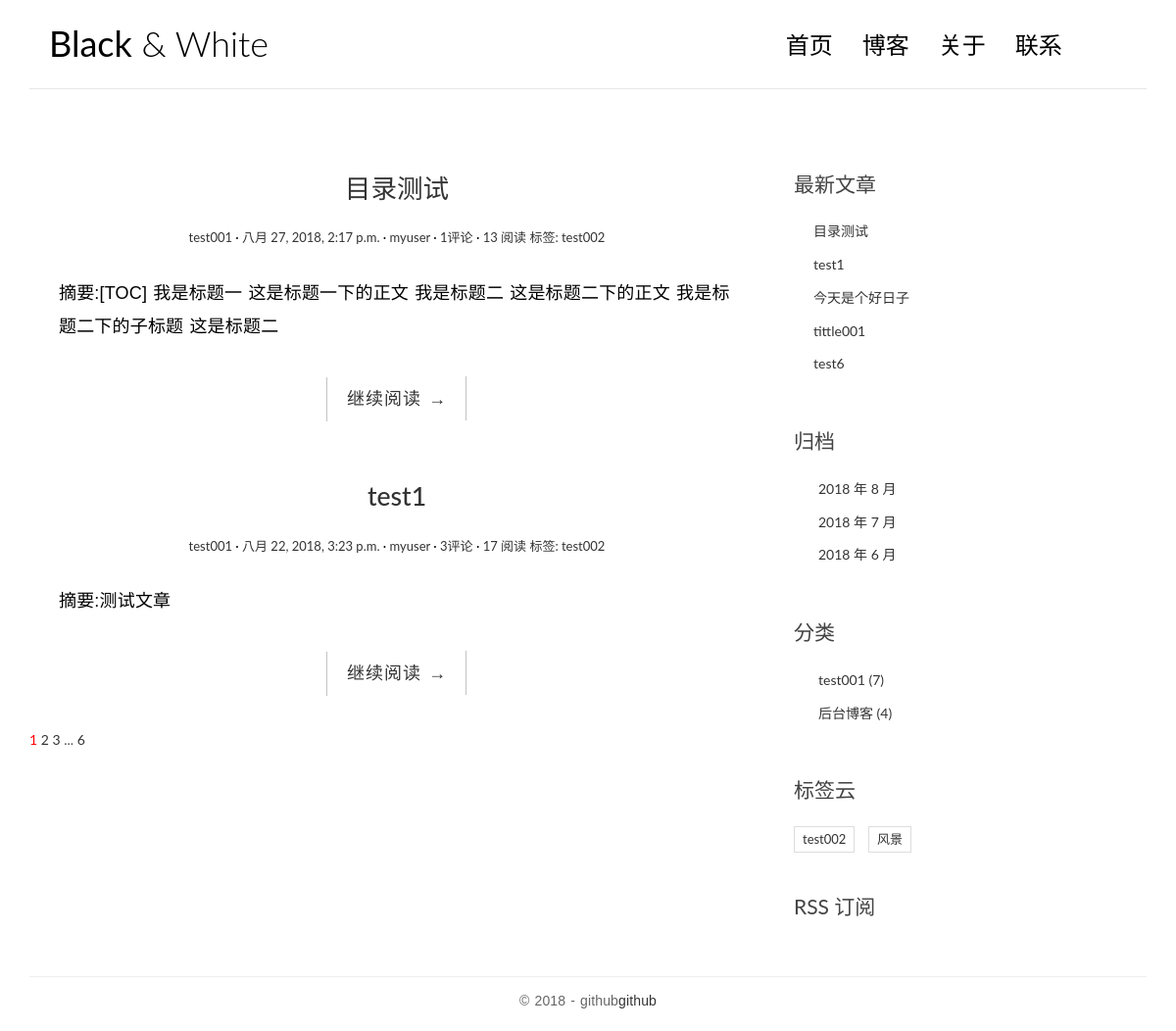
Before: / with the older database file.
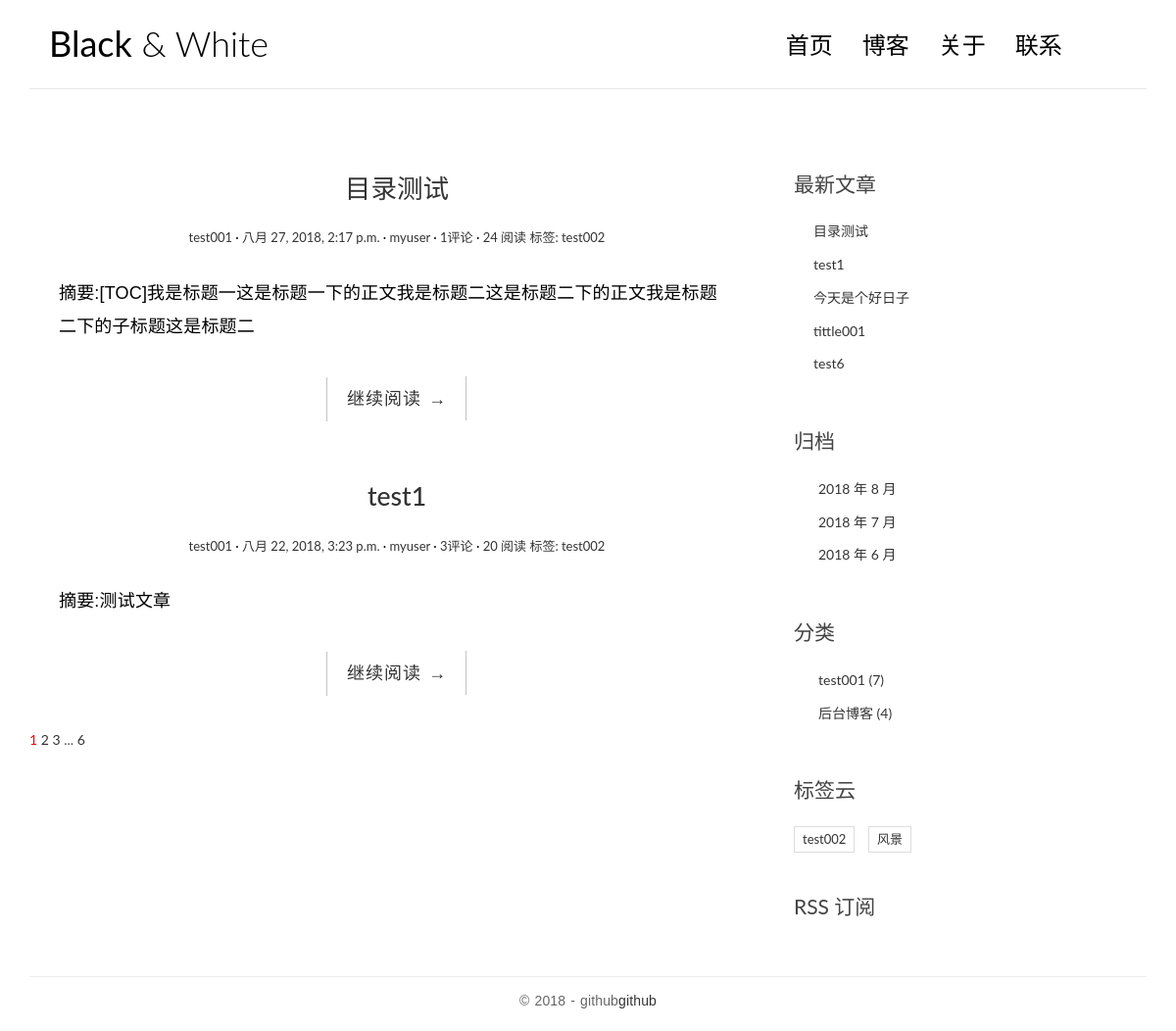
After: the same page with the newer database file.
### blog/models.py (models this page shows, shortened)
@python_2_unicode_compatible
class Post(models.Model):
    title =models.CharField(max_length=70)
    body =models.TextField()
    created_time =models.DateTimeField()
    modified_time =models.DateTimeField()
    excerpt =models.CharField(max_length=200,blank=True)
    category =models.ForeignKey(Category)
    tags =models.ManyToManyField(Tag,blank=True)
    author =models.ForeignKey(User)
    views = models.PositiveIntegerField(default=0)
    class Meta:
        ordering = ['-created_time']
    """ 1.reverse的'blog:detail'对应blog应用下的name='detail'的方法(对应urls.py的name)
        2.reverse()方法会去解析'blog:detail'的url,解析规则是根据urls.py里的正则.
        3.根据正则规则,解析结果为post/255/,这样Post自己就生成了自己的url
        4.kwargs表示按照关键字传值将多余的传值用字典形式呈现
    """
    def get_absolute_url(self):
        return reverse('blog:detail', kwargs={'pk': self.pk})
    """或者可用模板过滤器(filter)
    例如:<p> {{ post.body|truncatechars:54 }} </p>
    # 将会显示文章内容的前54个字节,若文章前54字节包含html标签,仍将作为摘要会显示
    """

@python_2_unicode_compatible
class Category(models.Model):
    name = models.CharField(max_length=100)

@python_2_unicode_compatible
class Tag(models.Model):
    name =models.CharField(max_length=100)

### blog/views.py (the view, shortened to what this page needs)
# urls.py: url(r'^$',views.IndexView.as_view(),name='index'),
class IndexView(ListView):
    model = Post
    template_name = 'blog/index.html'
    context_object_name = 'post_list'
    paginate_by = 2
    def get_queryset(self):
        return super(IndexView,self).get_queryset().order_by('-created_time')
    def get_context_data(self, **kwargs):
        context = super().get_context_data(**kwargs)
        paginator = context.get('paginator')
        page = context.get('page_obj')
        is_paginated = context.get('is_paginated')
        pagination_data = self.pagination_data(paginator, page, is_paginated)
        context.update(pagination_data)
        return context
    def pagination_data(self, paginator, page, is_paginated):
        if not is_paginated:
            return {}
        left = []
        right = []
        left_has_more = False
        right_has_more = False
        first = False
        last = False
        page_number = page.number
        total_pages = paginator.num_pages
        page_range = paginator.page_range
        if page_number == 1:
            right = page_range[page_number:page_number + 2]
            if right[-1] < total_pages - 1:
                right_has_more = True
            if right[-1] < total_pages:
                last = True
        elif page_number == total_pages:
            left = page_range[(page_number - 3) if (page_number - 3) > 0 else 0:page_number - 1]
            if left[0] > 2:
                left_has_more = True
            if left[0] > 1:
                first = True
        data = {
            'left': left,
            'right': right,
            'left_has_more': left_has_more,
            'right_has_more': right_has_more,
            'first': first,
            'last': last,
        }
        return data

### blog/templatetags/blog_tags.py (called while the page is built)
@register.simple_tag()
def get_recent_posts(num=5):
    return Post.objects.all().order_by('-created_time')[:num]

@register.simple_tag
def archives():
    return Post.objects.dates('created_time','month',order='DESC')

@register.simple_tag
def get_categories():
    return Category.objects.annotate(num_posts=Count('post')).filter(num_posts__gt=0)

@register.simple_tag
def get_tags():
    return Tag.objects.annotate(num_posts=Count('post')).filter(num_posts__gt=0)

### templates/blog/index.html (shortened to what this page needs)
{% extends 'base.html' %}
{% block main %}
    {% for post in post_list %}
        <article class="post post-{{ post.pk }}">
            <header class="entry-header">
                <h1 class="entry-title">
                    <a href="{{ post.get_absolute_url }}">{{ post.title }}</a>
                </h1>
                <div class="entry-meta">
                    <span class="post-category"><a href="#">{{ post.category.name }}</a></span>
                    <span class="post-date"><a href="#"><time class="entry-date"
                                                              datetime="{{ post.created_time }}">{{ post.created_time }}</time></a></span>
                    <span class="post-author"><a href="#">{{ post.author }}</a></span>
                    <span class="comments-link"><a href="#">{{ post.comment_set.count }}评论</a></span>
                    <span class="views-count"><a href="#">{{ post.views }} 阅读</a></span>
                    <span class="views-count">
                                <a href="#">标签:
                                    {% for tag in post.tags.all %}
                                        {{ tag.name }}
                                    {% endfor %}
                                </a>
                            </span>
                </div>
            </header>
            <div class="entry-content clearfix">
                <p>摘要:{{ post.excerpt }}</p>
                <div class="read-more cl-effect-14">
                    <a href="{{ post.get_absolute_url }}" class="more-link">继续阅读 <span class="meta-nav">→</span></a>
                </div>
            </div>
        </article>
    {% empty %}
        <div class="no-post">暂时还没有发布的文章!</div>
    {% endfor %}
    {% if is_paginated %}
        <div class="pagination">
            <a href="?page={{ page_obj.number }}" style="color: red">{{ page_obj.number }}</a>
            {% if right %}
                {% for i in right %}
                    <a href="?page={{ i }}">{{ i }}</a>
                {% endfor %}
                {% if right_has_more %}
                    <span>...</span>
                {% endif %}
            {% endif %}
            {% if last %}
                <a href="?page={{ paginator.num_pages }}">{{ paginator.num_pages }}</a>
            {% endif %}
        </div>
    {% endif %}
{% endblock main %}

### templates/base.html (shortened to what this page needs)
{% load staticfiles %}
{% load blog_tags %}
<!DOCTYPE html>
<html>
<head>
    <link rel="stylesheet" href="http://code.ionicframework.com/ionicons/2.0.1/css/ionicons.min.css">
    <link rel="stylesheet" href="{% static 'blog/css/bootstrap.min.css' %}">
    <link rel="stylesheet" href="{% static 'blog/css/pace.css' %}">
    <link rel="stylesheet" href="{% static 'blog/css/custom.css' %}">
    <link rel="stylesheet" href="{% static 'blog/css/highlights/github.css' %}">
</head>
<body>
<div class="container">
    <header id="site-header">
        <div class="row">
            <div class="col-md-4 col-sm-5 col-xs-8">
                <div class="logo">
                    <h1><a href="{% url 'blog:index' %}"><b>Black</b> &amp; White</a></h1>
                </div>
            </div>
            <div class="col-md-8 col-sm-7 col-xs-4">
                <nav class="main-nav" role="navigation">
                    <div class="collapse navbar-collapse" id="bs-example-navbar-collapse-1">
                        <ul class="nav navbar-nav navbar-right">
                            <li class="cl-effect-11"><a href="{% url 'blog:index' %}" data-hover="首页">首页</a></li>
                            <li class="cl-effect-11"><a href="{% url 'blog:index' %}" data-hover="博客">博客</a></li>
                            <li class="cl-effect-11"><a href="{% url 'blog:index' %}" data-hover="关于">关于</a></li>
                            <li class="cl-effect-11"><a href="{% url 'blog:index' %}" data-hover="联系">联系</a></li>
                        </ul>
                    </div>
                </nav>
            </div>
        </div>
    </header>
</div>
<div class="content-body">
    <div class="container">
        <div class="row">
            <main class="col-md-8">
                {% block main %}
                {% endblock main %}
            </main>
            <aside class="col-md-4">
                <div class="widget widget-recent-posts">
                    <h3 class="widget-title">最新文章</h3>
                    {% get_recent_posts as recent_post_list %}
                    <ul>
                        {% for post in recent_post_list %}
                            <li>
                                <a href="{{ post.get_absolute_url }}">{{ post.title }}</a>
                            </li>
                        {% empty %}
                            暂无文章！
                        {% endfor %}
                    </ul>
                </div>
                <div class="widget widget-archives">
                    <h3 class="widget-title">归档</h3>
                    {% archives as date_list %}
                    <ul>
                        {% for date in date_list %}
                            <li>
                                <a href="{% url 'blog:archives' date.year date.month %}">
                                    {{ date.year }} 年 {{ date.month }} 月
                                </a>
                            </li>
                        {% empty %}
                            暂无归档！
                        {% endfor %}
                    </ul>
                </div>
                <div class="widget widget-category">
                    <h3 class="widget-title">分类</h3>
                    {% get_categories as category_list %}
                    <ul>
                        {% for category in category_list %}
                            <li>
                                <a href="{% url 'blog:category' category.pk %}">
                                    {{ category.name }} <span class="post-count">({{ category.num_posts }})</span>
                                </a>
                            </li>
                        {% empty %}
                            暂无分类！
                        {% endfor %}
                    </ul>
                </div>
               <div class="widget widget-tag-cloud">
                   <h3 class="widget-title">标签云</h3>
                   {% get_tags as tag_list %}
                   <ul>
                     {% for tag in tag_list %}
                     <li>
                       <a href="{% url 'blog:tag' tag.pk %}">{{ tag.name }}</a>
                     </li>
                     {% empty %}
                     暂无标签！
                     {% endfor %}
                   </ul>
                </div>
                <div class="rss">
                    <a href="{% url 'rss' %}"> RSS 订阅</a>
                </div>
            </aside>
        </div>
    </div>
</div>
<footer id="site-footer">
    <div class="container">
        <div class="row">
            <div class="col-md-12">
                <p class="copyright">&copy 2018 - github<a href="http://www.github.com/"
                                                        target="_blank" title="github">github</a>
                </p>
            </div>
        </div>
    </div>
</footer>
</body>
</html>

### blog/static/blog/css/custom.css (style rules this page uses)
* { outline: none; }
h1, h2, h3, h4, h5, h6 { margin-top: 0; }
b { font-weight: 400; }
a { color: #333; }
body { color: #444; font-family: 'Lato', sans-serif; }
p { font-family: 'Ubuntu', sans-serif; font-weight: 400; word-spacing: 1px; letter-spacing: 0.01em; }
#site-header { background-color: #FFF; padding: 25px 20px; margin-bottom: 40px; border-bottom: 1px solid #e7e7e7; }
.logo h1 a { color: #000; }
.logo h1 { margin: 0; font-family: 'Lato', sans-serif; font-weight: 300; }
.main-nav { margin-top: 11px; max-width: 95%; }
.main-nav a { color: #000000 !important; padding: 0 0 5px 0 !important; margin-right: 30px; font-family: 'Lato', sans-serif; font-weight: 300; font-size: 24px; }
.cl-effect-11 a { padding: 10px 0; color: #0972b4; text-shadow: none; }
.cl-effect-11 a::before { position: absolute; top: 0; left: 0; overflow: hidden; padding: 0 0 5px 0 !important; max-width: 0; border-bottom: 1px solid #000; color: #000; content: attr(data-hover); white-space: nowrap; -webkit-transition: max-width 0.5s; -moz-transition: max-width 0.5s; transition: max-width 0.5s; }
.content-body { padding-bottom: 4em; }
.post { background: #fff; padding: 30px 30px 0; }
.entry-title { text-align: center; font-size: 1.9em; margin-bottom: 20px; line-height: 1.6; padding: 10px 20px 0; }
.entry-meta { text-align: center; color: #DDDDDD; font-size: 13px; margin-bottom: 30px; }
.entry-content { font-size: 18px; line-height: 1.9; font-weight: 300; color: #000; }
.post-category::after, .post-date::after, .post-author::after, .comments-link::after { content: ' ·'; color: #000; }
.read-more { font-family: 'Ubuntu', sans-serif; font-weight: 400; word-spacing: 1px; letter-spacing: 0.01em; text-align: center; margin-top: 20px; }
.cl-effect-14 a { padding: 0 20px; height: 45px; line-height: 45px; position: relative; display: inline-block; margin: 15px 25px; letter-spacing: 1px; font-weight: 400; text-shadow: 0 0 1px rgba(255, 255, 255, 0.3); }
.cl-effect-14 a::before, .cl-effect-14 a::after { position: absolute; width: 45px; height: 1px; background: #C3C3C3; content: ''; -webkit-transition: all 0.3s; -moz-transition: all 0.3s; transition: all 0.3s; pointer-events: none; }
.cl-effect-14 a::before { top: 0; left: 0; -webkit-transform: rotate(90deg); -moz-transform: rotate(90deg); transform: rotate(90deg); -webkit-transform-origin: 0 0; -moz-transform-origin: 0 0; transform-origin: 0 0; }
.cl-effect-14 a::after { right: 0; bottom: 0; -webkit-transform: rotate(90deg); -moz-transform: rotate(90deg); transform: rotate(90deg); -webkit-transform-origin: 100% 0; -moz-transform-origin: 100% 0; transform-origin: 100% 0; }
.widget { background: #fff; padding: 30px 0 0; }
.widget-title { font-size: 1.5em; margin-bottom: 20px; line-height: 1.6; padding: 10px 0 0; font-weight: 400; }
.widget-recent-posts ul { padding: 0; margin: 0; padding-left: 20px; }
.widget-recent-posts ul li { list-style-type: none; position: relative; line-height: 170%; margin-bottom: 10px; }
.widget-recent-posts ul li::before { content: '\f3d3'; font-family: "Ionicons"; position: absolute; left: -17px; top: 3px; font-size: 16px; color: #000; }
.widget-archives ul { padding: 0; margin: 0; padding-left: 25px; }
.widget-archives ul li { list-style-type: none; position: relative; line-height: 170%; margin-bottom: 10px; }
.widget-archives ul li::before { content: '\f3f3'; font-family: "Ionicons"; position: absolute; left: -25px; top: 1px; font-size: 16px; color: #000; }
.widget-category ul { padding: 0; margin: 0; padding-left: 25px; }
.widget-category ul li { list-style-type: none; position: relative; line-height: 170%; margin-bottom: 10px; }
.widget-category ul li::before { content: '\f3fe'; font-family: "Ionicons"; position: absolute; left: -25px; top: 1px; font-size: 18px; color: #000; }
.widget-tag-cloud ul { padding: 0; margin: 0; margin-right: -10px; }
.widget-tag-cloud ul li { list-style-type: none; font-size: 13px; display: inline-block; margin-right: 10px; margin-bottom: 10px; padding: 3px 8px; border: 1px solid #ddd; }
.rss { font-size: 21px; margin-top: 30px; }
.rss a { color: #444; }
#site-footer { padding-top: 10px; padding: 0 0 1.5em 0; }
.copyright { text-align: center; padding-top: 1em; margin: 0; border-top: 1px solid #eee; color: #666; }

Changed rows visible on the page:
changed Post "目录测试": views "13" → "24"; excerpt "[TOC] 我是标题一 这是标题一下的正文 我是标题二 这是标题二下的正文 我是标题二下的子标题 这是标题二" → "[TOC]我是标题一这是标题一下的正文我是标题二这是标题二下的正文我是标题二下的子标题这是标题二"
changed Post "test1": views "17" → "20"
